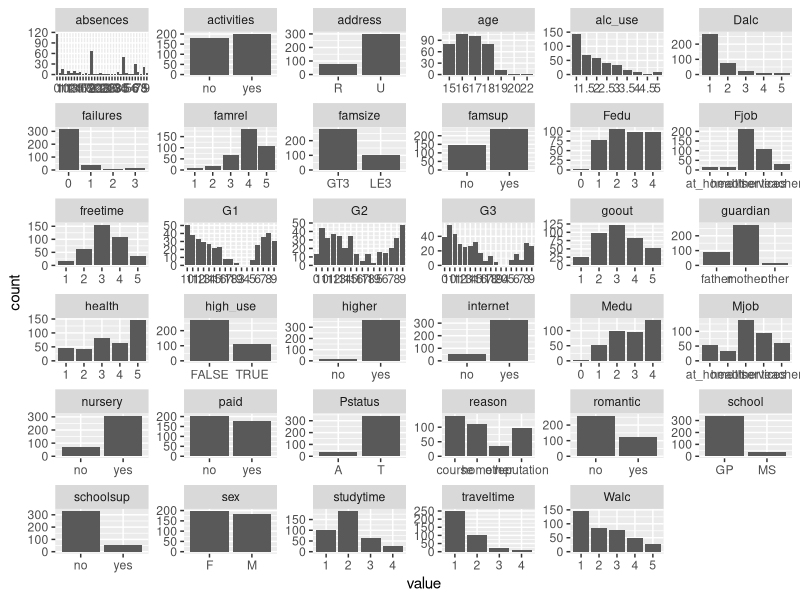

Source code (R):
## ---- chunk 1


# Read the joined student alcohol consumption data into R
alc <- read.table("data/alc.txt", header = TRUE, sep=",")

# Print out the names of the variables in the data
colnames(alc)
str(alc)


## ---- chunk 2
library(tidyr); library(dplyr); library(ggplot2) 
gather(alc) %>% ggplot(aes(value)) + facet_wrap("key", scales = "free") + geom_bar()

## ---- chunk 3
model <- glm(high_use ~ sex + romantic + failures + absences, data = alc, family = "binomial")

model

## ---- chunk 4
summary(model)

## ---- chunk 5
oddsratios <- coef(model) %>% exp

confidenceintervals <- confint(model) %>% exp

cbind(oddsratios, confidenceintervals)

## ---- chunk 6
# predict() the probability of high_use and add the predicted probabilities to the 'alc' data set
probabilities <- predict(model, type = "response")
alc <- mutate(alc, probability = probabilities)

# use the probabilities to make a prediction of high_use
alc <- mutate(alc, prediction = "change me!")

# use the probabilities to make a prediction of high_use. Mutate the data again: add a column 'prediction' which is true if the value of 'probability' is greater than 0.5.
alc <- mutate(alc, prediction = probabilities > 0.5)

# see the last ten original classes, predicted probabilities, and class predictions
select(alc, failures, absences, sex, high_use, probability, prediction) %>% tail(10)
## ---- chunk 7
# tabulate the target variable versus the predictions. Use table() to create a cross table of the columns 'high_use' versus 'prediction' in alc. This is sometimes called a 'confusion matrix`.
table(high_use = alc$high_use, prediction = alc$prediction)

table(high_use = alc$high_use, prediction = alc$prediction) %>% prop.table() %>% addmargins()
## ---- chunk 8
# define a loss function (average prediction error)
loss_func <- function(class, prob) {
  n_wrong <- abs(class - prob) > 0.5
  mean(n_wrong)
}

# compute the average number of wrong predictions in the (training) data
loss_func(alc$high_use, alc$probability)

library(boot)
cv <- cv.glm(data = alc, cost = loss_func, glmfit = model, K = 10)
cv$delta[1]
